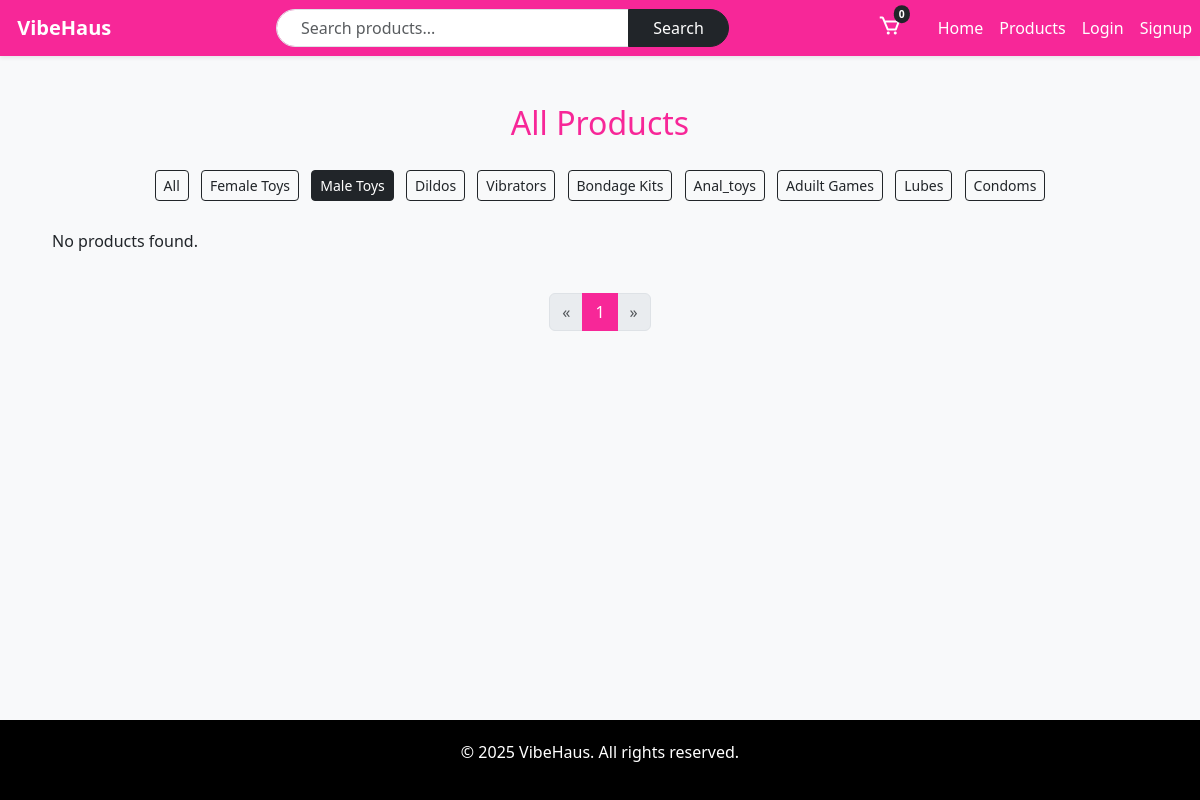
The app's page /products/?category=male_toys, older data.
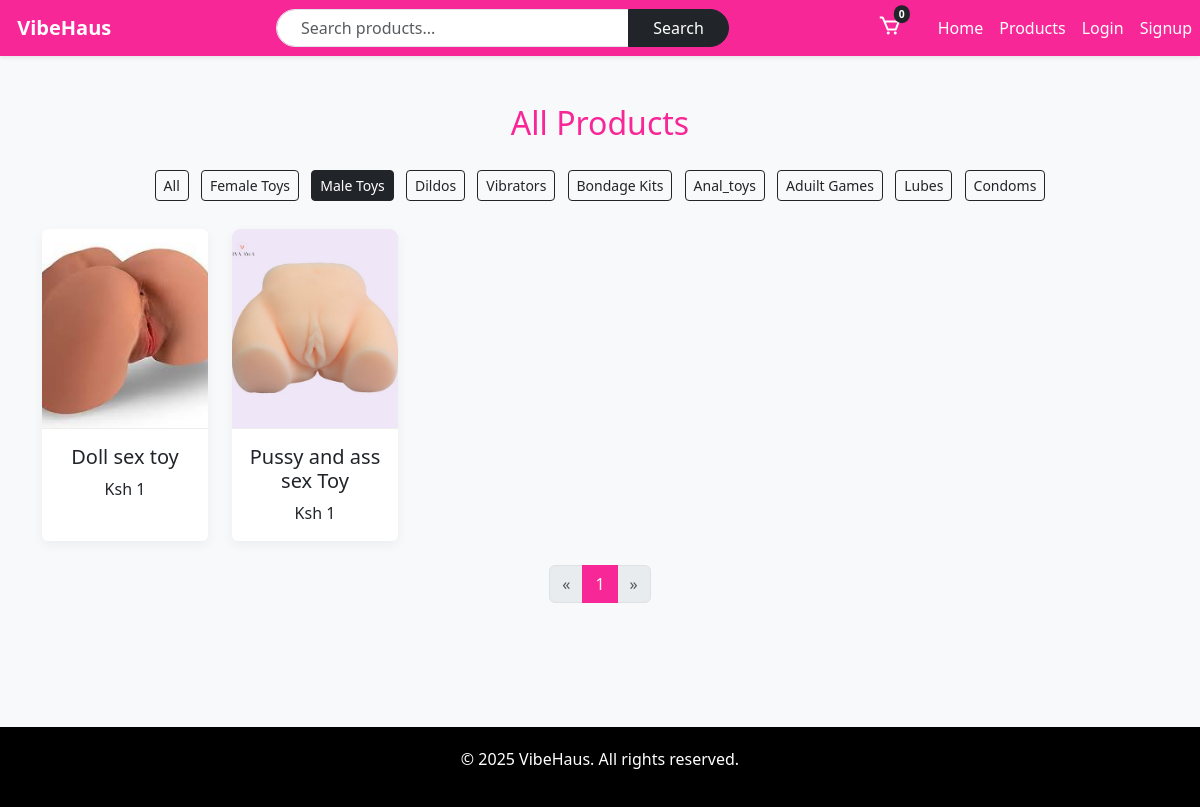
The same page, newer data.
### core/models.py (models this page shows, shortened)
class Product(models.Model):
    CATEGORY_CHOICES = [
        ('female_toys', 'Female Toys'),
        ('male_toys', 'Male Toys'),
        ('dildos', 'Dildos'),
        ('vibrators', 'Vibrators'),
        ('bondage_kits', 'Bondage Kits'),
        ('anal_toys', 'Anal_toys'),
        ('adult_games', 'Aduilt Games'),
        ('lubes', 'Lubes'),
        ('condoms', 'Condoms'),
    ]
    name = models.CharField(max_length=100)
    price = models.IntegerField()
    main_image = models.ImageField(upload_to='products/')
    image_1 = models.ImageField(upload_to='products/', blank=True, null=True)
    image_2 = models.ImageField(upload_to='products/', blank=True, null=True)
    image_3 = models.ImageField(upload_to='products/', blank=True, null=True)
    image_4 = models.ImageField(upload_to='products/', blank=True, null=True)
    spec_1 = models.CharField(max_length=255, blank=True, null=True)
    spec_2 = models.CharField(max_length=255, blank=True, null=True)
    spec_3 = models.CharField(max_length=255, blank=True, null=True)
    spec_4 = models.CharField(max_length=255, blank=True, null=True)
    category = models.CharField(max_length=20, choices=CATEGORY_CHOICES)
    is_featured = models.BooleanField(default=False)
    is_new = models.BooleanField(default=False)

### core/views.py (the view)
# urls.py: path('products/', views.products_list, name='products'),
def products_list(request):
    categories = dict(Product.CATEGORY_CHOICES)
    selected_category = request.GET.get('category')
    if selected_category == "all" or selected_category is None:
        products = Product.objects.all()
    else:
        products = Product.objects.filter(category=selected_category)
    paginator = Paginator(products, 20)  # 20 products per page
    page_number = request.GET.get('page')
    page_obj = paginator.get_page(page_number)
    context = {
        'categories': categories,
        'products': page_obj,  # Pass the paginated products
        'selected_category': selected_category,
    }
    return render(request, 'core/products.html', context)

### cart/context_processors.py (called while the page is built)
def cart_item_count(request):
    count = 0
    if not request.session.session_key:
        request.session.create()
    session_key = request.session.session_key
    try:
        if request.user.is_authenticated:
            cart = Cart.objects.get(user=request.user)
        else:
            cart = Cart.objects.get(session_key=session_key, user=None)
        count = sum(item.quantity for item in cart.items.all())
    except Cart.DoesNotExist:
        pass
    return {'cart_count': count}

### core/templates/core/products.html
{% extends 'base.html' %} {% load static %} {% block content %}
<link rel="stylesheet" href="{% static 'core/core.css' %}" />
<section class="py-5">
  <div class="container">
    <h2 class="text-center mb-4" style="color: var(--purple)">All Products</h2>
    <div class="mb-4 text-center">
      <a
        href="{% url 'products' %}?category=all"
        class="btn btn-outline-dark m-1 {% if selected_category == 'all' or not selected_category %}active{% endif %} btn-sm btn-responsive"
      >
        All
      </a>
      {% for key, label in categories.items %}
      <a
        href="{% url 'products' %}?category={{ key }}"
        class="btn btn-outline-dark m-1 {% if selected_category == key %}active{% endif %} btn-sm btn-responsive"
      >
        {{ label }}
      </a>
      {% endfor %}
    </div>
    <div class="row row-cols-2 row-cols-sm-2 row-cols-md-3 row-cols-lg-6 g-4">
      {% for product in products %}
      <div class="col">
        <a
          href="{% url 'product_detail' product.pk %}"
          class="text-decoration-none text-dark"
        >
          <div class="card product-card text-center h-100">
            <img
              src="{{ product.main_image.url }}"
              class="card-img-top product-img img-fluid"
              alt="{{ product.name }}"
            />
            <div class="card-body">
              <h5 class="card-title">{{ product.name }}</h5>
              <p class="card-text">Ksh {{ product.price|floatformat:0 }}</p>
            </div>
          </div>
        </a>
      </div>
      {% empty %}
      <p class="text-center">No products found.</p>
      {% endfor %}
    </div>
    <div class="mt-4 d-flex justify-content-center">
      <nav aria-label="Page navigation">
        <ul class="pagination">
          {% if products.has_previous %}
          <li class="page-item">
            <a
              class="page-link"
              href="?{% if selected_category %}category={{ selected_category }}&{% endif %}page={{ products.previous_page_number }}"
              aria-label="Previous"
            >
              &laquo;
            </a>
          </li>
          {% else %}
          <li class="page-item disabled">
            <span class="page-link">&laquo;</span>
          </li>
          {% endif %} {% for num in products.paginator.page_range %}
          <li
            class="page-item {% if products.number == num %}active{% endif %}"
          >
            <a
              class="page-link"
              href="?{% if selected_category %}category={{ selected_category }}&{% endif %}page={{ num }}"
            >
              {{ num }}
            </a>
          </li>
          {% endfor %} {% if products.has_next %}
          <li class="page-item">
            <a
              class="page-link"
              href="?{% if selected_category %}category={{ selected_category }}&{% endif %}page={{ products.next_page_number }}"
              aria-label="Next"
            >
              &raquo;
            </a>
          </li>
          {% else %}
          <li class="page-item disabled">
            <span class="page-link">&raquo;</span>
          </li>
          {% endif %}
        </ul>
      </nav>
    </div>
  </div>
</section>
{% endblock %}

### templates/base.html (shortened to what this page needs)
{% load static %}
<!DOCTYPE html>
<html lang="en">
  <head>
    <link
      href="https://cdn.jsdelivr.net/npm/bootstrap@5.3.0/dist/css/bootstrap.min.css"
      rel="stylesheet"
    />
    <link
      href="https://unpkg.com/boxicons@2.1.4/css/boxicons.min.css"
      rel="stylesheet"
    />
    <link rel="stylesheet" href="{% static 'base.css' %}" />
  </head>
  <body>
    <nav class="navbar navbar-expand-lg shadow-sm">
      <div class="container d-flex align-items-center justify-content-between">
        <a class="navbar-brand fw-bold" href="{% url 'home' %}">
           VibeHaus
        </a>
        <form
          class="d-none d-lg-flex w-50"
          method="GET"
          action="{% url 'product_search' %}"
        >
          <div class="input-group w-100">
            <input
              type="search"
              name="q"
              class="form-control rounded-start-pill px-4"
              placeholder="Search products..."
              aria-label="Search"
            />
            <button class="btn btn-dark rounded-end-pill px-4" type="submit">
              Search
            </button>
          </div>
        </form>
        <div class="d-none d-lg-flex align-items-center">
          <a
            href="{% url 'view_cart' %}"
            class="position-relative text-white me-3"
            aria-label="Cart"
          >
            <i class="bx bx-cart fs-4"></i>
            <span
              class="position-absolute top-0 start-100 translate-middle badge rounded-pill bg-dark"
            >
              {{ cart_count }}
            </span>
          </a>
        </div>
      </div>
      <div class="collapse navbar-collapse" id="navbarNav">
        <ul class="navbar-nav ms-auto">
          <li class="nav-item">
            <a class="nav-link" href="{% url 'home' %}">Home</a>
          </li>
          <li class="nav-item">
            <a class="nav-link" href="{% url 'products' %}">Products</a>
          </li>
          {% if user.is_authenticated %}
          <li class="nav-item">
            <a class="nav-link" href="{% url 'logout' %}">Logout</a>
          </li>
          {% else %}
          <li class="nav-item">
            <a class="nav-link" href="{% url 'login' %}">Login</a>
          </li>
          <li class="nav-item">
            <a class="nav-link" href="{% url 'register' %}">Signup</a>
          </li>
          {% endif %}
        </ul>
      </div>
    </nav>
    <div class="wrapper">{% block content %}{% endblock %}</div>
    <footer class="text-center">
      <div class="container">
        <p>&copy; 2025 VibeHaus. All rights reserved.</p>
      </div>
    </footer>
  </body>
</html>

### static/base.css (style rules this page uses)
:root { --purple: #f72798; --black: #000000; --green: #1a5d1a; --gold: #f57d1f; }
body { font-family: "Segoe UI", sans-serif; background-color: #f8f9fa; display: flex; flex-direction: column; }
html, body { height: 100%; margin: 0; }
.wrapper { flex: 1; }
.navbar { background-color: var(--purple); }
.navbar-brand, .nav-link { color: #fff !important; }
.badge { font-size: 0.75rem; padding: 0.35em 0.6em; }
.navbar .badge { font-size: 0.65rem; padding: 0.35em 0.5em; }
footer { background-color: var(--black); color: #fff; padding: 20px 0; margin-top: 60px; }

### core/static/core/core.css (style rules this page uses)
:root { --purple: #f72798; --black: #000000; --green: #1a5d1a; --gold: #f57d1f; }
.product-card { transition: 0.3s; border: none; height: 100%; }
.product-img { width: 100%; height: auto; max-height: 200px; object-fit: cover; border-top-left-radius: 0.5rem; border-top-right-radius: 0.5rem; }
.page-item.active .page-link { background-color: var(--purple); color: white; border-color: var(--purple); }
.card-img-top { height: 220px; object-fit: cover; border-bottom: 1px solid #eee; }
.card { border: none; box-shadow: 0 4px 12px rgba(0, 0, 0, 0.05); transition: transform 0.2s ease, box-shadow 0.2s ease; }

Row changes from the older to the newer data that the page shows:
added Product: main_image (picture), name "Doll sex toy", price "1"
added Product: main_image (picture), name "Pussy and ass sex Toy", price "1"
Text that changed along with them:
text no longer shown: "No products found."
